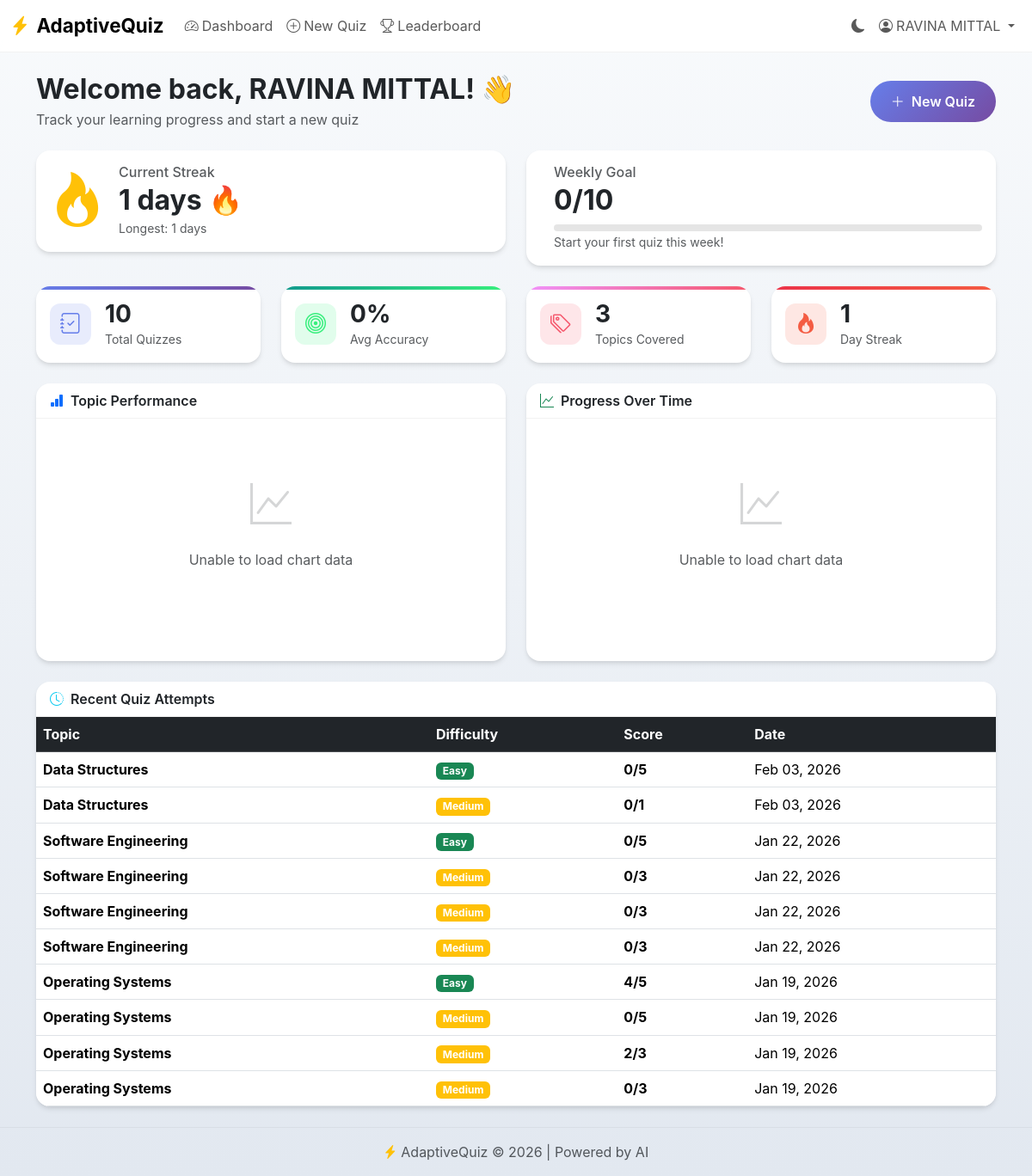
Screenshot of / (signed in) with the database file from the repository.
### models.py (models this page shows)
class User(UserMixin, db.Model):
    id = db.Column(db.Integer, primary_key=True)
    email = db.Column(db.String(120), unique=True, nullable=False)
    password_hash = db.Column(db.String(255), nullable=False)
    name = db.Column(db.String(100), nullable=False)
    is_admin = db.Column(db.Boolean, default=False)
    quiz_attempts = db.relationship("QuizAttempt", backref="user", lazy=True)

class QuizAttempt(db.Model):
    id = db.Column(db.Integer, primary_key=True)
    user_id = db.Column(db.Integer, db.ForeignKey("user.id"), nullable=False)
    topic = db.Column(db.String(100), nullable=False)
    difficulty = db.Column(db.String(20), nullable=False)
    score = db.Column(db.Integer, nullable=False)
    total_questions = db.Column(db.Integer, nullable=False)
    started_at = db.Column(db.DateTime, default=datetime.utcnow)
    completed_at = db.Column(db.DateTime)
    time_taken_sec = db.Column(db.Integer)
    details = db.relationship("AttemptQuestion", backref="attempt", lazy=True)

### app.py (the view)
@app.route("/")
@login_required
def dashboard():
    from datetime import date, timedelta  # ← ADD THIS
    attempts = (
        QuizAttempt.query.filter_by(user_id=current_user.id)
        .order_by(QuizAttempt.started_at.desc())
        .limit(10)
        .all()
    )
    topic_stats = (
        db.session.query(
            QuizAttempt.topic,
            func.avg(QuizAttempt.score / QuizAttempt.total_questions),
            func.count(QuizAttempt.id),
        )
        .filter(QuizAttempt.user_id == current_user.id)
        .group_by(QuizAttempt.topic)
        .all()
    )
    time_stats = (
        db.session.query(
            QuizAttempt.started_at,
            QuizAttempt.score,
            QuizAttempt.total_questions,
        )
        .filter(QuizAttempt.user_id == current_user.id)
        .order_by(QuizAttempt.started_at)
        .all()
    )
    streak = UserStreak.query.filter_by(user_id=current_user.id).first()
    current_streak = streak.current_streak if streak else 0
    longest_streak = streak.longest_streak if streak else 0
    today = date.today()
    week_start = today - timedelta(days=today.weekday())
    weekly_goal = WeeklyGoal.query.filter_by(
        user_id=current_user.id,
        week_start=week_start
    ).first()
    return render_template(
        "dashboard.html",
        attempts=attempts,
        topic_stats=topic_stats,
        time_stats=time_stats,
        current_streak=current_streak,      # ← ADD
        longest_streak=longest_streak,      # ← ADD
        weekly_goal=weekly_goal             # ← ADD
    )

### app.py (called while the page is built)
@login_manager.user_loader
def load_user(user_id):
    return User.query.get(int(user_id))

### templates/dashboard.html (shortened to what this page needs)
{% extends "base.html" %}
{% block content %}
<div class="animate-fade-in">
    <div class="d-flex justify-content-between align-items-center mb-4">
        <div>
            <h2 class="fw-bold mb-1">Welcome back, {{ current_user.name }}! 👋</h2>
            <p class="text-muted mb-0">Track your learning progress and start a new quiz</p>
        </div>
        <a href="{{ url_for('new_quiz') }}" class="btn btn-gradient-primary">
            <i class="bi bi-plus-lg me-2"></i>New Quiz
        </a>
    </div>
    <div class="row g-4 mb-4">
        <div class="col-md-6">
            <div class="card border-warning">
                <div class="card-body">
                    <div class="d-flex align-items-center">
                        <div class="me-3">
                            <i class="bi bi-fire display-3 text-warning"></i>
                        </div>
                        <div class="flex-grow-1">
                            <h6 class="text-muted mb-1">Current Streak</h6>
                            <h2 class="mb-0 fw-bold">{{ current_streak }} days 🔥</h2>
                            <small class="text-muted">Longest: {{ longest_streak }} days</small>
                        </div>
                    </div>
                </div>
            </div>
        </div>
        <div class="col-md-6">
            <div class="card border-primary">
                <div class="card-body">
                    <div class="d-flex align-items-center">
                        <div class="flex-grow-1">
                            <h6 class="text-muted mb-1">Weekly Goal</h6>
                            {% if weekly_goal %}
                            <h2 class="mb-0 fw-bold">{{ weekly_goal.completed_quizzes }}/{{ weekly_goal.goal_quizzes }}
                            </h2>
                            <div class="progress mt-2 weekly-progress-bar"
                                style="--progress-width: {{ (weekly_goal.completed_quizzes / weekly_goal.goal_quizzes * 100)|round(0)|int }}%;">
                                <div class="progress-bar bg-primary"></div>
                            </div>
                            {% else %}
                            <h2 class="mb-0 fw-bold">0/10</h2>
                            <div class="progress mt-2 weekly-progress-bar" style="--progress-width: 0%;">
                            </div>
                            <small class="text-muted">Start your first quiz this week!</small>
                            {% endif %}
                        </div>
                    </div>
                </div>
            </div>
        </div>
    </div>
    <div class="row g-4 mb-4">
        <div class="col-md-3">
            <div class="card stat-card primary">
                <div class="card-body d-flex align-items-center">
                    <div class="stat-icon primary me-3">
                        <i class="bi bi-journal-check"></i>
                    </div>
                    <div>
                        <h3 class="mb-0 fw-bold">{{ attempts|length }}</h3>
                        <small class="text-muted">Total Quizzes</small>
                    </div>
                </div>
            </div>
        </div>
        <div class="col-md-3">
            <div class="card stat-card success">
                <div class="card-body d-flex align-items-center">
                    <div class="stat-icon success me-3">
                        <i class="bi bi-bullseye"></i>
                    </div>
                    <div>
                        {% set total_score = 0 %}
                        {% set total_questions = 0 %}
                        {% for a in attempts %}
                        {% if a.total_questions and a.total_questions > 0 %}
                        {% set total_score = total_score + a.score %}
                        {% set total_questions = total_questions + a.total_questions %}
                        {% endif %}
                        {% endfor %}
                        <h3 class="mb-0 fw-bold">
                            {% if total_questions > 0 %}
                            {{ ((total_score / total_questions) * 100)|round(0)|int }}%
                            {% else %}
                            0%
                            {% endif %}
                        </h3>
                        <small class="text-muted">Avg Accuracy</small>
                    </div>
                </div>
            </div>
        </div>
        <div class="col-md-3">
            <div class="card stat-card warning">
                <div class="card-body d-flex align-items-center">
                    <div class="stat-icon warning me-3">
                        <i class="bi bi-tags"></i>
                    </div>
                    <div>
                        <h3 class="mb-0 fw-bold">{{ topic_stats|length }}</h3>
                        <small class="text-muted">Topics Covered</small>
                    </div>
                </div>
            </div>
        </div>
        <div class="col-md-3">
            <div class="card stat-card danger">
                <div class="card-body d-flex align-items-center">
                    <div class="stat-icon danger me-3">
                        <i class="bi bi-fire"></i>
                    </div>
                    <div>
                        <h3 class="mb-0 fw-bold">{{ current_streak }}</h3>
                        <small class="text-muted">Day Streak</small>
                    </div>
                </div>
            </div>
        </div>
    </div>
    <div class="row g-4 mb-4">
        <div class="col-md-6">
            <div class="card h-100">
                <div class="card-header">
                    <span><i class="bi bi-bar-chart-fill text-primary me-2"></i>Topic Performance</span>
                </div>
                <div class="card-body">
                    <div style="height: 250px;">
                    </div>
                </div>
            </div>
        </div>
        <div class="col-md-6">
            <div class="card h-100">
                <div class="card-header">
                    <span><i class="bi bi-graph-up text-success me-2"></i>Progress Over Time</span>
                </div>
                <div class="card-body">
                    <div style="height: 250px;">
                    </div>
                </div>
            </div>
        </div>
    </div>
    <div class="card">
        <div class="card-header">
            <span><i class="bi bi-clock-history text-info me-2"></i>Recent Quiz Attempts</span>
        </div>
        <div class="card-body p-0">
            <div class="table-responsive">
                <table class="table table-hover mb-0">
                    <thead class="table-dark">
                        <tr>
                            <th>Topic</th>
                            <th>Difficulty</th>
                            <th>Score</th>
                            <th>Date</th>
                        </tr>
                    </thead>
                    <tbody>
                        {% if attempts %}
                        {% for a in attempts %}
                        <tr>
                            <td><strong>{{ a.topic }}</strong></td>
                            <td>
                                <span
                                    class="badge bg-{{ 'success' if a.difficulty == 'Easy' else 'warning' if a.difficulty == 'Medium' else 'danger' }}">
                                    {{ a.difficulty }}
                                </span>
                            </td>
                            <td><strong>{{ a.score }}/{{ a.total_questions }}</strong></td>
                            <td>{{ a.started_at.strftime("%b %d, %Y") }}</td>
                        </tr>
                        {% endfor %}
                        {% endif %}
                    </tbody>
                </table>
            </div>
        </div>
    </div>
</div>
{% endblock %}

### templates/base.html (shortened to what this page needs)
<!doctype html>
<html lang="en" data-bs-theme="light">
<head>
    <link href="https://cdn.jsdelivr.net/npm/bootstrap@5.3.3/dist/css/bootstrap.min.css" rel="stylesheet">
    <link href="https://cdn.jsdelivr.net/npm/bootstrap-icons@1.11.3/font/bootstrap-icons.css" rel="stylesheet">
    <link rel="stylesheet" href="{{ url_for('static', filename='style.css') }}">
</head>
<body>
    <nav class="navbar navbar-expand-lg sticky-top">
        <div class="container-fluid">
            <a class="navbar-brand d-flex align-items-center" href="{{ url_for('dashboard') }}">
                <i class="bi bi-lightning-charge-fill text-warning me-2"></i>
                <span class="fw-bold">AdaptiveQuiz</span>
            </a>
            <div class="collapse navbar-collapse" id="navbarNav">
                <ul class="navbar-nav me-auto">
                    {% if current_user.is_authenticated %}
                    <li class="nav-item">
                        <a class="nav-link" href="{{ url_for('dashboard') }}">
                            <i class="bi bi-speedometer2 me-1"></i>Dashboard
                        </a>
                    </li>
                    <li class="nav-item">
                        <a class="nav-link" href="{{ url_for('new_quiz') }}">
                            <i class="bi bi-plus-circle me-1"></i>New Quiz
                        </a>
                    </li>
                    <li class="nav-item">
                        <a class="nav-link" href="{{ url_for('leaderboard') }}">
                            <i class="bi bi-trophy me-1"></i>Leaderboard
                        </a>
                    </li>
                    {% endif %}
                </ul>
                <ul class="navbar-nav">
                    <li class="nav-item">
                        <button class="btn btn-link nav-link" id="darkModeToggle" title="Toggle dark mode">
                            <i class="bi bi-moon-fill" id="darkModeIcon"></i>
                        </button>
                    </li>
                    {% if current_user.is_authenticated %}
                    <li class="nav-item dropdown">
                        <a class="nav-link dropdown-toggle" href="#" data-bs-toggle="dropdown">
                            <i class="bi bi-person-circle me-1"></i>{{ current_user.name }}
                        </a>
                    </li>
                    {% endif %}
                </ul>
            </div>
        </div>
    </nav>
    <main class="container-fluid py-4">
        <div class="container">
            {% block content %}{% endblock %}
        </div>
    </main>
    <footer class="footer mt-auto py-3">
        <div class="container text-center">
            <span class="text-muted">
                <i class="bi bi-lightning-charge-fill text-warning"></i>
                AdaptiveQuiz &copy; 2026 | Powered by AI
            </span>
        </div>
    </footer>
</body>
</html>

### static/style.css (style rules this page uses)
:root { --gradient-primary: linear-gradient(135deg, #667eea 0%, #764ba2 100%); --gradient-success: linear-gradient(135deg, #11998e 0%, #38ef7d 100%); --gradient-danger: linear-gradient(135deg, #eb3349 0%, #f45c43 100%); --gradient-warning: linear-gradient(135deg, #f093fb 0%, #f5576c 100%); --card-shadow: 0 4px 6px -1px rgba(0, 0, 0, 0.1), 0 2px 4px -1px rgba(0, 0, 0, 0.06); --card-shadow-hover: 0 20px 25px -5px rgba(0, 0, 0, 0.1), 0 10px 10px -5px rgba(0, 0, 0, 0.04); --border-radius: 16px; --transition-smooth: all 0.3s cubic-bezier(0.4, 0, 0.2, 1); }
body { min-height: 100vh; display: flex; flex-direction: column; font-family: 'Inter', -apple-system, BlinkMacSystemFont, 'Segoe UI', Roboto, sans-serif; }
[data-bs-theme="light"] body { background: linear-gradient(180deg, #f8fafc 0%, #e2e8f0 100%); }
main { flex: 1; }
.navbar { backdrop-filter: blur(10px); border-bottom: 1px solid rgba(128, 128, 128, 0.1); }
[data-bs-theme="light"] .navbar { background: rgba(255, 255, 255, 0.9) !important; }
.navbar-brand { font-size: 1.4rem; }
.card { border: none; border-radius: var(--border-radius); box-shadow: var(--card-shadow); transition: var(--transition-smooth); overflow: hidden; }
.card-header { background: transparent; border-bottom: 1px solid rgba(128, 128, 128, 0.1); font-weight: 600; }
.stat-card { position: relative; overflow: hidden; }
.stat-card::before { content: ''; position: absolute; top: 0; left: 0; right: 0; height: 4px; }
.stat-card.primary::before { background: var(--gradient-primary); }
.stat-card.success::before { background: var(--gradient-success); }
.stat-card.warning::before { background: var(--gradient-warning); }
.stat-card.danger::before { background: var(--gradient-danger); }
.stat-icon { width: 48px; height: 48px; border-radius: 12px; display: flex; align-items: center; justify-content: center; font-size: 1.5rem; }
.stat-icon.primary { background: rgba(102, 126, 234, 0.15); color: #667eea; }
.stat-icon.success { background: rgba(56, 239, 125, 0.15); color: #38ef7d; }
.stat-icon.warning { background: rgba(245, 87, 108, 0.15); color: #f5576c; }
.stat-icon.danger { background: rgba(244, 92, 67, 0.15); color: #f45c43; }
.btn-gradient-primary { background: var(--gradient-primary); border: none; color: white; font-weight: 600; padding: 12px 24px; border-radius: 50px; transition: var(--transition-smooth); }
.animate-fade-in { animation: fadeIn 0.5s ease; }
.footer { border-top: 1px solid rgba(128, 128, 128, 0.1); }
.border-warning { border-color: #ffc107 !important; }
.card.border-warning { border-width: 2px; }
.border-warning { border-width: 2px !important; }
.weekly-progress-bar { height: 8px; background-color: rgba(0, 0, 0, 0.1); border-radius: 4px; overflow: hidden; }

### rows the page displays
User: name "RAVINA MITTAL"
QuizAttempt: topic "Data Structures", difficulty "Easy", score "0", total_questions "5", started_at "Feb 03, 2026"
QuizAttempt: topic "Data Structures", difficulty "Medium", score "0", total_questions "1", started_at "Feb 03, 2026"
QuizAttempt: topic "Software Engineering", difficulty "Easy", score "0", total_questions "5", started_at "Jan 22, 2026"
QuizAttempt: topic "Software Engineering", difficulty "Medium", score "0", total_questions "3", started_at "Jan 22, 2026"
QuizAttempt: topic "Software Engineering", difficulty "Medium", score "0", total_questions "3", started_at "Jan 22, 2026"
QuizAttempt: topic "Software Engineering", difficulty "Medium", score "0", total_questions "3", started_at "Jan 22, 2026"
QuizAttempt: topic "Operating Systems", difficulty "Easy", score "4", total_questions "5", started_at "Jan 19, 2026"
QuizAttempt: topic "Operating Systems", difficulty "Medium", score "0", total_questions "5", started_at "Jan 19, 2026"
QuizAttempt: topic "Operating Systems", difficulty "Medium", score "2", total_questions "3", started_at "Jan 19, 2026"
QuizAttempt: topic "Operating Systems", difficulty "Medium", score "0", total_questions "3", started_at "Jan 19, 2026"

### other values shown
{{ current_streak }} "1"
{{ longest_streak }} "1"
{{ attempts|length }} "10"
{{ topic_stats|length }} "3"
